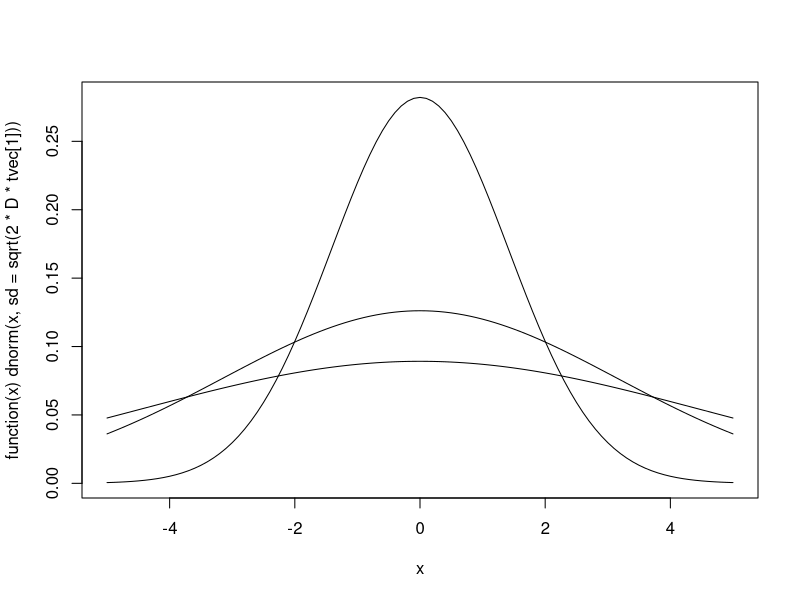

The R script that drew this image:
###
### Figure for Gauss curves, illustration for "transport" chapter.
###
###

D <- 1
tvec <- c(1,5,10)

xmin <- -5
xmax <- 5

plot(function(x)dnorm(x,sd=sqrt(2*D*tvec[1])),from=xmin,to=xmax)

for(i in 2:length(tvec))
  plot(function(x)dnorm(x,sd=sqrt(2*D*tvec[i])),from=xmin,to=xmax,add=T)
